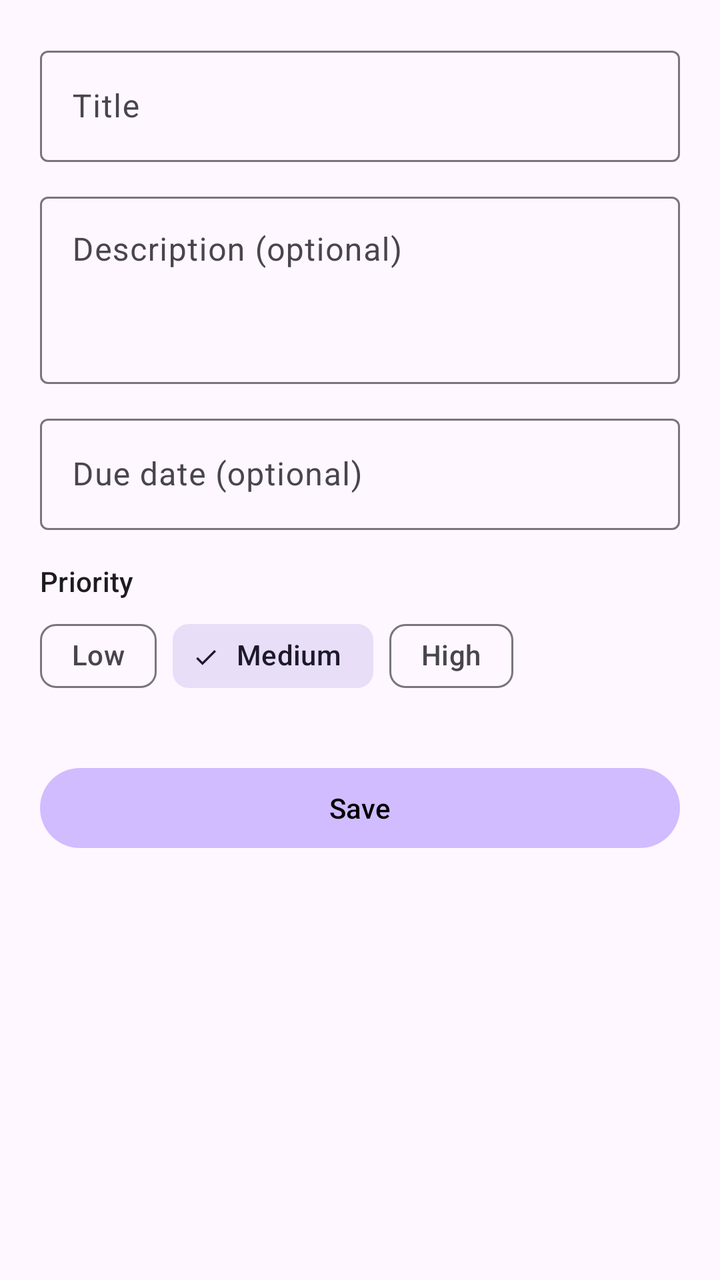
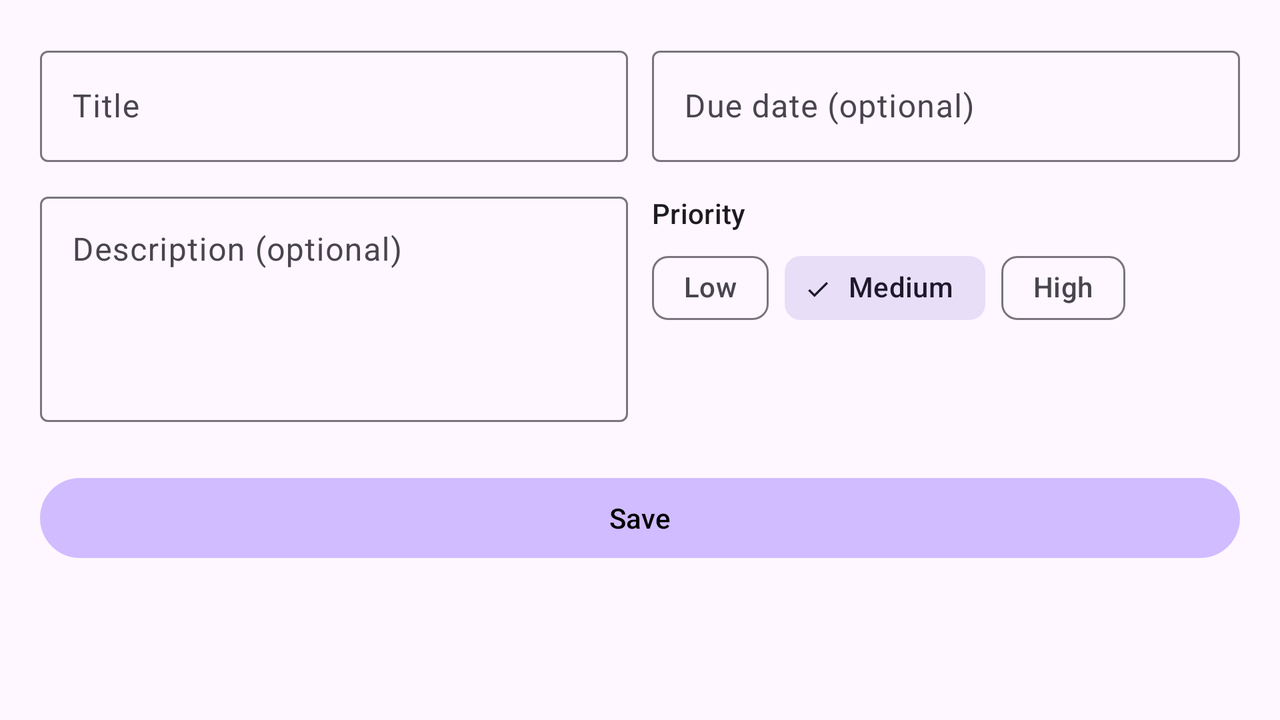

First picture: res/layout/ on a phone held upright. Second picture: the repository's own variant of that layout, on a device whose configuration matches the variant's folder. Source for both follows.
<!-- AndroidManifest.xml: application theme Theme.TaskMate -->
<!-- res/layout/fragment_add_edit.xml -->
<?xml version="1.0" encoding="utf-8"?>
<ScrollView xmlns:android="http://schemas.android.com/apk/res/android"
    xmlns:app="http://schemas.android.com/apk/res-auto"
    android:layout_width="match_parent"
    android:layout_height="match_parent"
    android:fillViewport="true">

    <LinearLayout
        android:layout_width="match_parent"
        android:layout_height="wrap_content"
        android:orientation="vertical"
        android:padding="20dp">

        <com.google.android.material.textfield.TextInputLayout
            android:id="@+id/tilTitle"
            android:layout_width="match_parent"
            android:layout_height="wrap_content"
            android:hint="@string/hint_title">

            <com.google.android.material.textfield.TextInputEditText
                android:id="@+id/etTitle"
                android:layout_width="match_parent"
                android:layout_height="wrap_content"
                android:inputType="textCapSentences" />
        </com.google.android.material.textfield.TextInputLayout>

        <com.google.android.material.textfield.TextInputLayout
            android:layout_width="match_parent"
            android:layout_height="wrap_content"
            android:layout_marginTop="12dp"
            android:hint="@string/hint_description">

            <com.google.android.material.textfield.TextInputEditText
                android:id="@+id/etDescription"
                android:layout_width="match_parent"
                android:layout_height="wrap_content"
                android:gravity="top"
                android:minLines="3"
                android:inputType="textMultiLine|textCapSentences" />
        </com.google.android.material.textfield.TextInputLayout>

        <com.google.android.material.textfield.TextInputLayout
            android:layout_width="match_parent"
            android:layout_height="wrap_content"
            android:layout_marginTop="12dp"
            android:hint="@string/hint_due_date">

            <com.google.android.material.textfield.TextInputEditText
                android:id="@+id/etDueDate"
                android:layout_width="match_parent"
                android:layout_height="wrap_content"
                android:focusable="false"
                android:clickable="true"
                android:inputType="none" />
        </com.google.android.material.textfield.TextInputLayout>

        <TextView
            android:layout_width="wrap_content"
            android:layout_height="wrap_content"
            android:layout_marginTop="16dp"
            android:text="@string/label_priority"
            android:textAppearance="?attr/textAppearanceSubtitle2" />

        <com.google.android.material.chip.ChipGroup
            android:id="@+id/chipGroupPriority"
            android:layout_width="match_parent"
            android:layout_height="wrap_content"
            android:layout_marginTop="4dp"
            app:singleSelection="true"
            app:selectionRequired="true">

            <com.google.android.material.chip.Chip
                android:id="@+id/chipLow"
                style="@style/Widget.Material3.Chip.Filter"
                android:layout_width="wrap_content"
                android:layout_height="wrap_content"
                android:text="@string/priority_low" />

            <com.google.android.material.chip.Chip
                android:id="@+id/chipMedium"
                style="@style/Widget.Material3.Chip.Filter"
                android:layout_width="wrap_content"
                android:layout_height="wrap_content"
                android:checked="true"
                android:text="@string/priority_medium" />

            <com.google.android.material.chip.Chip
                android:id="@+id/chipHigh"
                style="@style/Widget.Material3.Chip.Filter"
                android:layout_width="wrap_content"
                android:layout_height="wrap_content"
                android:text="@string/priority_high" />
        </com.google.android.material.chip.ChipGroup>

        <com.google.android.material.button.MaterialButton
            android:id="@+id/btnSave"
            android:layout_width="match_parent"
            android:layout_height="wrap_content"
            android:layout_marginTop="28dp"
            android:text="@string/btn_save" />

    </LinearLayout>
</ScrollView>
<!-- resources referenced by this layout -->
<resources>
  <string name="btn_save">Save</string>
  <string name="hint_description">Description (optional)</string>
  <string name="hint_due_date">Due date (optional)</string>
  <string name="hint_title">Title</string>
  <string name="label_priority">Priority</string>
  <string name="priority_high">High</string>
  <string name="priority_low">Low</string>
  <string name="priority_medium">Medium</string>
  <style name="Theme.TaskMate" parent="Theme.Material3.DayNight.NoActionBar">
          <item name="colorPrimary">@color/purple_200</item>
          <item name="colorPrimaryVariant">@color/purple_700</item>
          <item name="colorOnPrimary">@color/black</item>
          <item name="colorSecondary">@color/teal_200</item>
          <item name="android:statusBarColor">?attr/colorPrimaryVariant</item>
      </style>
  <color name="purple_200">#FFD0BCFF</color>
  <color name="purple_700">#FF4F378B</color>
  <color name="black">#FF000000</color>
  <color name="teal_200">#FF03DAC5</color>
</resources>
<!-- res/layout-land/fragment_add_edit.xml (the repository's variant of the layout above) -->
<!-- drawn on the phone turned sideways -->
<?xml version="1.0" encoding="utf-8"?>
<ScrollView xmlns:android="http://schemas.android.com/apk/res/android"
    xmlns:app="http://schemas.android.com/apk/res-auto"
    android:layout_width="match_parent"
    android:layout_height="match_parent"
    android:fillViewport="true">

    <LinearLayout
        android:layout_width="match_parent"
        android:layout_height="wrap_content"
        android:orientation="vertical"
        android:padding="20dp">

        <LinearLayout
            android:layout_width="match_parent"
            android:layout_height="wrap_content"
            android:orientation="horizontal"
            android:baselineAligned="false">

            
            <LinearLayout
                android:layout_width="0dp"
                android:layout_height="wrap_content"
                android:layout_weight="1"
                android:orientation="vertical"
                android:layout_marginEnd="12dp">

                <com.google.android.material.textfield.TextInputLayout
                    android:id="@+id/tilTitle"
                    android:layout_width="match_parent"
                    android:layout_height="wrap_content"
                    android:hint="@string/hint_title">

                    <com.google.android.material.textfield.TextInputEditText
                        android:id="@+id/etTitle"
                        android:layout_width="match_parent"
                        android:layout_height="wrap_content"
                        android:inputType="textCapSentences" />
                </com.google.android.material.textfield.TextInputLayout>

                <com.google.android.material.textfield.TextInputLayout
                    android:layout_width="match_parent"
                    android:layout_height="wrap_content"
                    android:layout_marginTop="12dp"
                    android:hint="@string/hint_description">

                    <com.google.android.material.textfield.TextInputEditText
                        android:id="@+id/etDescription"
                        android:layout_width="match_parent"
                        android:layout_height="wrap_content"
                        android:gravity="top"
                        android:minLines="4"
                        android:inputType="textMultiLine|textCapSentences" />
                </com.google.android.material.textfield.TextInputLayout>
            </LinearLayout>

            
            <LinearLayout
                android:layout_width="0dp"
                android:layout_height="wrap_content"
                android:layout_weight="1"
                android:orientation="vertical">

                <com.google.android.material.textfield.TextInputLayout
                    android:layout_width="match_parent"
                    android:layout_height="wrap_content"
                    android:hint="@string/hint_due_date">

                    <com.google.android.material.textfield.TextInputEditText
                        android:id="@+id/etDueDate"
                        android:layout_width="match_parent"
                        android:layout_height="wrap_content"
                        android:focusable="false"
                        android:clickable="true"
                        android:inputType="none" />
                </com.google.android.material.textfield.TextInputLayout>

                <TextView
                    android:layout_width="wrap_content"
                    android:layout_height="wrap_content"
                    android:layout_marginTop="16dp"
                    android:text="@string/label_priority"
                    android:textAppearance="?attr/textAppearanceSubtitle2" />

                <com.google.android.material.chip.ChipGroup
                    android:id="@+id/chipGroupPriority"
                    android:layout_width="match_parent"
                    android:layout_height="wrap_content"
                    android:layout_marginTop="4dp"
                    app:singleSelection="true"
                    app:selectionRequired="true">

                    <com.google.android.material.chip.Chip
                        android:id="@+id/chipLow"
                        style="@style/Widget.Material3.Chip.Filter"
                        android:layout_width="wrap_content"
                        android:layout_height="wrap_content"
                        android:text="@string/priority_low" />

                    <com.google.android.material.chip.Chip
                        android:id="@+id/chipMedium"
                        style="@style/Widget.Material3.Chip.Filter"
                        android:layout_width="wrap_content"
                        android:layout_height="wrap_content"
                        android:checked="true"
                        android:text="@string/priority_medium" />

                    <com.google.android.material.chip.Chip
                        android:id="@+id/chipHigh"
                        style="@style/Widget.Material3.Chip.Filter"
                        android:layout_width="wrap_content"
                        android:layout_height="wrap_content"
                        android:text="@string/priority_high" />
                </com.google.android.material.chip.ChipGroup>
            </LinearLayout>
        </LinearLayout>

        <com.google.android.material.button.MaterialButton
            android:id="@+id/btnSave"
            android:layout_width="match_parent"
            android:layout_height="wrap_content"
            android:layout_marginTop="24dp"
            android:text="@string/btn_save" />

    </LinearLayout>
</ScrollView>
